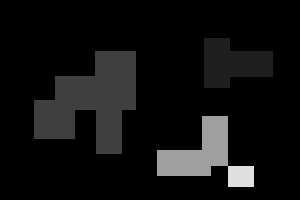

Python code for this plot:
import cv2
import numpy as np
import lib5160
import matplotlib.pyplot as plt
import sys,os
sys.path.append(os.getcwd())
from q01_10 import lib0110
from q41_50 import lib4150

if __name__ == '__main__':
    img = cv2.imread("Gasyori100knock/Question_51_60/seg.png")
    
    out = lib5160.Labeling_4nn(img)

    cv2.imshow("imori", out)
    cv2.waitKey(0)
    cv2.imwrite("q51_60/058.jpg", out)
    cv2.destroyAllWindows()
